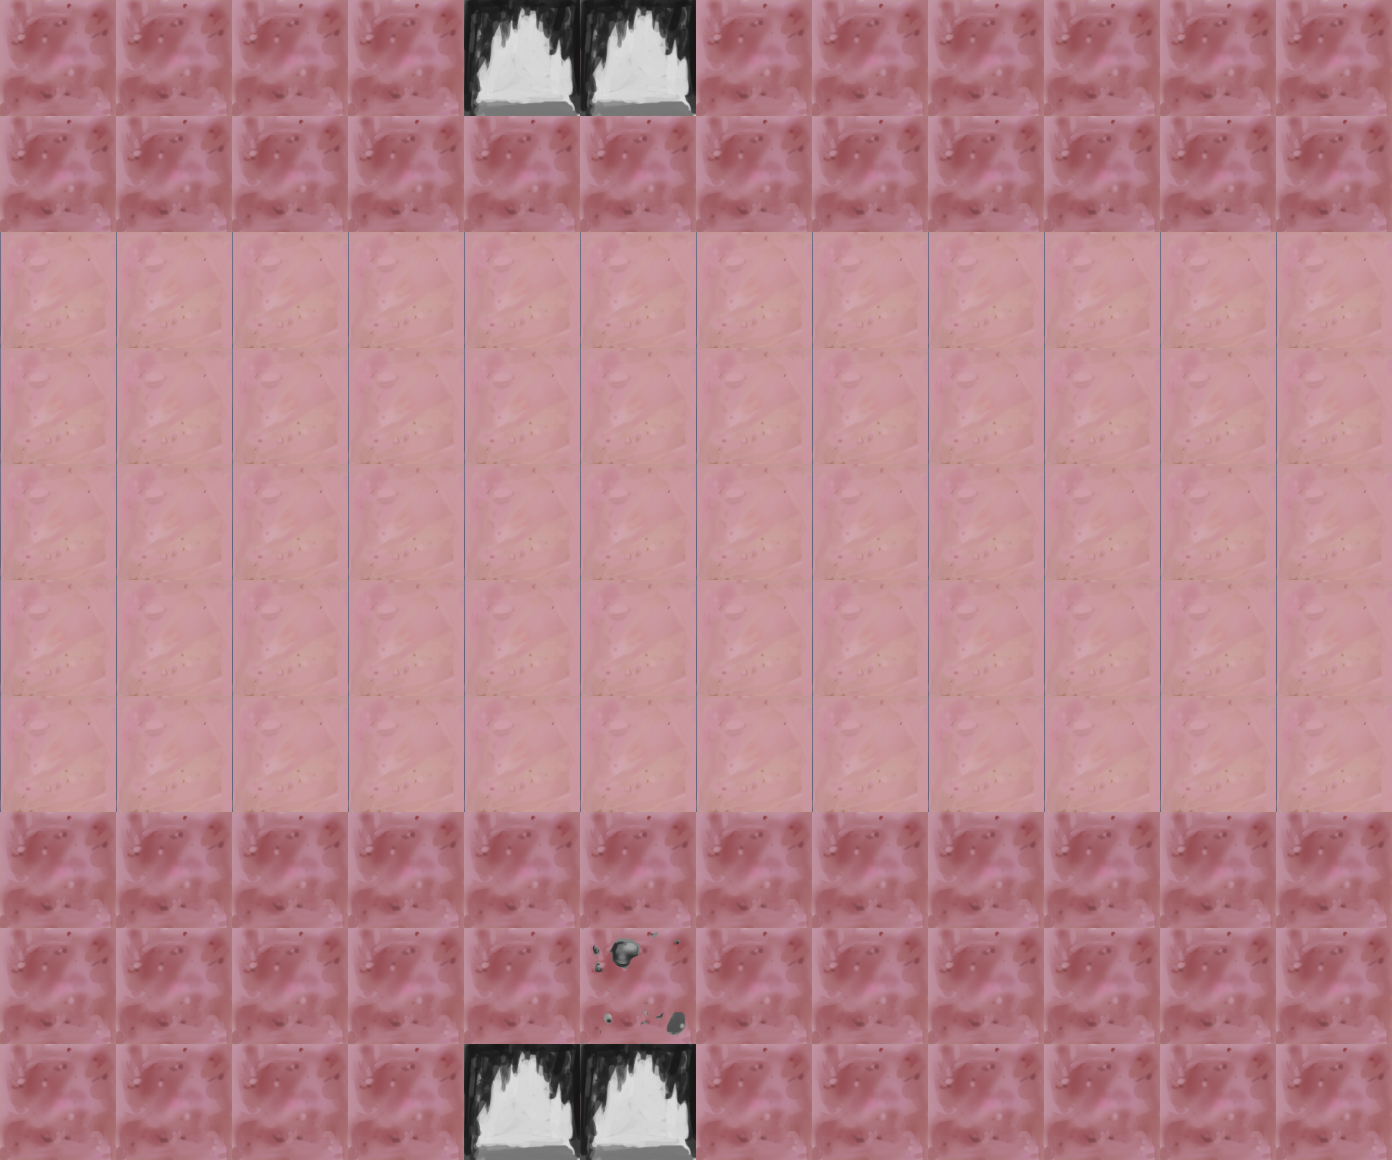

The image is a tile-based game level rendered from a .tmx file. Its description and complete source (layers, tilesets, objects, tile grids) follow:
An orthogonal 12x10 tile map with 116x116 px tiles, 3 tile layers (Tile Layer 1, Tile Layer 2, Tile Layer 3), 3 tilesets.

<map version="1.0" orientation="orthogonal" renderorder="right-down" width="12" height="10" tilewidth="116" tileheight="116" nextobjectid="1">
 <tileset firstgid="1" name="tile" tilewidth="116" tileheight="116" tilecount="20" columns="20">
  <image source="../images/tile.png" width="2320" height="116" />
 </tileset>
 <tileset firstgid="21" name="stuff" tilewidth="116" tileheight="116" tilecount="6" columns="6">
  <image source="../images/stuff.png" width="696" height="116" />
 </tileset>
 <tileset firstgid="27" name="triggers" tilewidth="116" tileheight="116" tilecount="6" columns="6">
  <image source="../images/triggers.png" width="696" height="116" />
 </tileset>
 <layer name="Tile Layer 1" width="12" height="10">
  <data encoding="csv">
7,7,7,7,8,8,7,7,7,7,7,7,
7,7,7,7,7,7,7,7,7,7,7,7,
5,5,5,5,5,5,5,5,5,5,5,5,
5,5,5,5,5,5,5,5,5,5,5,5,
5,5,5,5,5,5,5,5,5,5,5,5,
5,5,5,5,5,5,5,5,5,5,5,5,
5,5,5,5,5,5,5,5,5,5,5,5,
7,7,7,7,7,7,7,7,7,7,7,7,
7,7,7,7,7,7,7,7,7,7,7,7,
7,7,7,7,8,8,7,7,7,7,7,7
</data>
 </layer>
 <layer name="Tile Layer 2" width="12" height="10">
  <data encoding="csv">
0,0,0,0,0,0,0,0,0,0,0,0,
0,0,0,0,0,0,0,0,0,0,0,0,
0,0,0,0,0,0,0,0,0,0,0,0,
0,0,0,0,0,0,0,0,0,0,0,0,
0,0,0,0,0,0,0,0,0,0,0,0,
0,0,0,0,0,0,0,0,0,0,0,0,
0,0,0,0,0,0,0,0,0,0,0,0,
0,0,0,0,0,0,0,0,0,0,0,0,
0,0,0,0,0,0,0,0,0,0,0,0,
0,0,0,0,0,0,0,0,0,0,0,0
</data>
 </layer>
 <layer name="Tile Layer 3" width="12" height="10">
  <data encoding="csv">
0,0,0,0,31,31,0,0,0,0,0,0,
0,0,0,0,0,0,0,0,0,0,0,0,
0,0,0,0,0,0,0,0,0,0,0,0,
0,0,0,0,0,0,0,0,0,0,0,0,
0,0,0,0,0,0,0,0,0,0,0,0,
0,0,0,0,0,0,0,0,0,0,0,0,
0,0,0,0,0,0,0,0,0,0,0,0,
0,0,0,0,0,0,0,0,0,0,0,0,
0,0,0,0,0,27,0,0,0,0,0,0,
0,0,0,0,31,31,0,0,0,0,0,0
</data>
 </layer>
</map>
